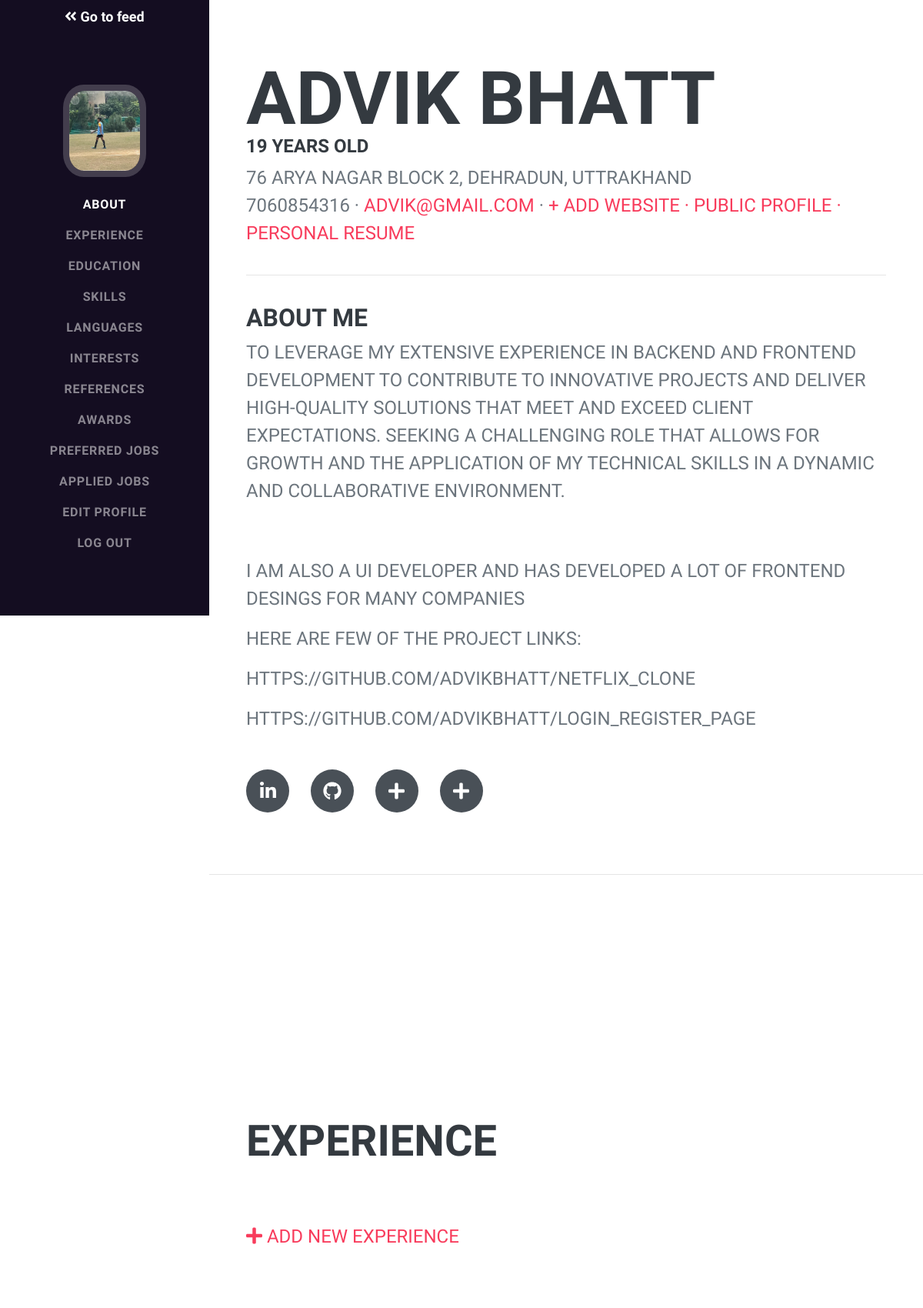
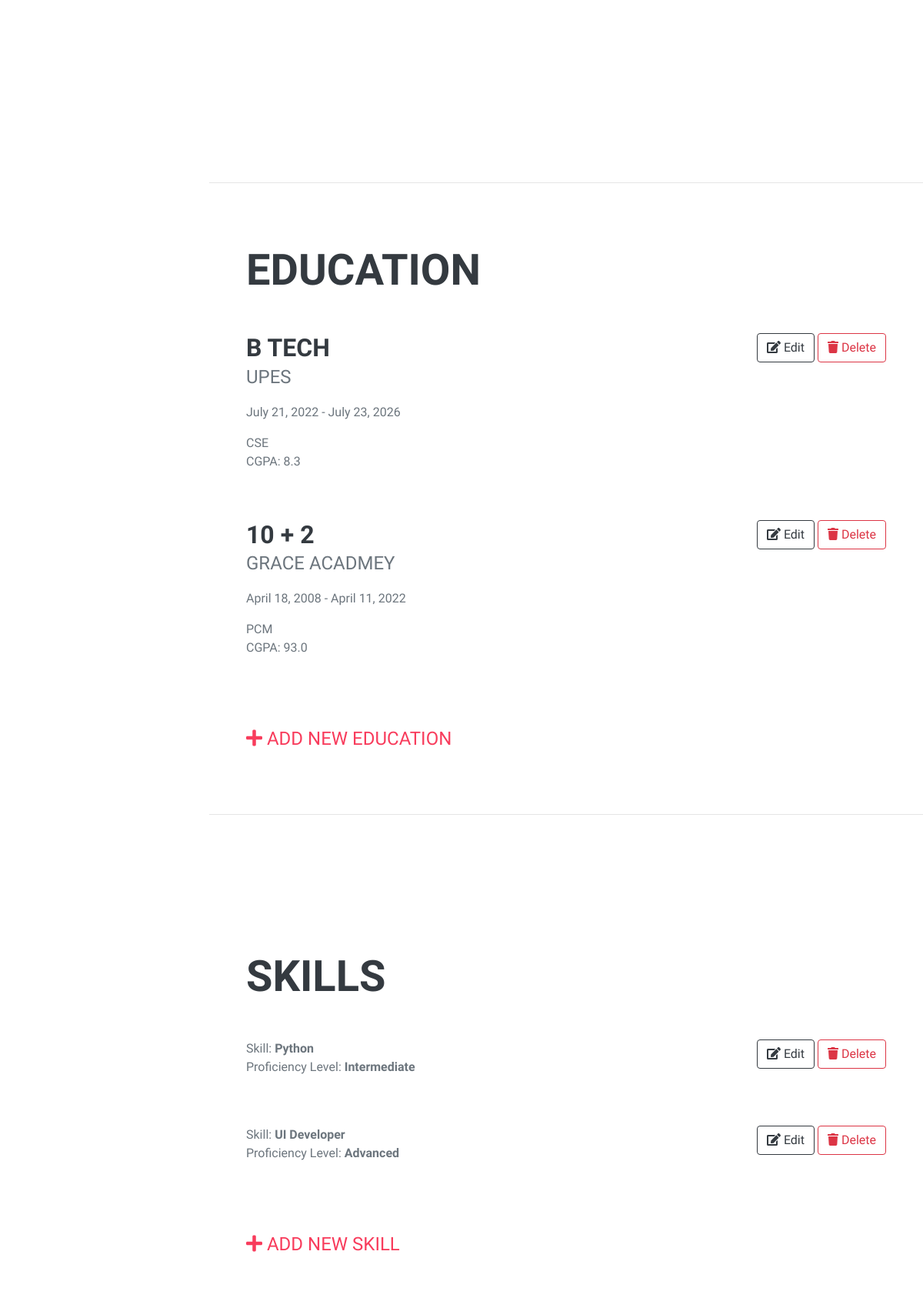
/applicant/applicant-profile/2/ (signed in, upper part), run on the app's committed database (2 pictures, top to bottom).
### user/models.py (models this page shows, shortened)
class User(AbstractBaseUser):
    email = models.EmailField(max_length=255, unique=True)
    name = models.CharField(max_length=255)
    date_joined = models.DateTimeField(auto_now_add=True)
    is_applicant = models.BooleanField(default=False)
    is_company = models.BooleanField(default=False)
    is_active = models.BooleanField(default=True)
    is_staff = models.BooleanField(default=False)
    is_admin = models.BooleanField(default=False)
    USERNAME_FIELD = 'email'
    REQUIRED_FIELDS = ['name']  # Email & Password are required by default.
    objects = MyUserManager()

class ApplicantProfileModel(models.Model):
    GENDER_CHOICES = [
        ('Male', 'Male'),
        ('Female', 'Female'),
    ]
    user = models.OneToOneField(User, null=True, on_delete=models.CASCADE)
    image = models.ImageField(null=True, blank=True)
    bio = RichTextField(null=True, blank=True)
    address = models.TextField(max_length=255, null=True, blank=True)
    birth_date = models.DateField(null=True, blank=True)
    phone = models.CharField(max_length=255, null=True, blank=True)
    website = models.CharField(max_length=255, null=True, blank=True)
    gender = models.CharField(max_length=255, choices=GENDER_CHOICES, null=True, blank=True)
    interest = RichTextField(null=True, blank=True)
    linkedin = models.CharField(max_length=255, null=True, blank=True)
    github = models.CharField(max_length=255, null=True, blank=True)
    twitter = models.CharField(max_length=255, null=True, blank=True)
    facebook = models.CharField(max_length=255, null=True, blank=True)
    resume = models.FileField(null=True, blank=True)
    totalViewCount = models.IntegerField(null=True, blank=True, default=0)

class EducationModel(models.Model):
    user = models.ForeignKey(User, null=True, on_delete=models.CASCADE)
    school = models.CharField(max_length=255, null=True, blank=True)
    degree = models.CharField(max_length=255, null=True, blank=True)
    department = models.CharField(max_length=255, null=True, blank=True)
    started = models.DateField(null=True, blank=True)
    end = models.DateField(null=True, blank=True)
    cgpa = models.FloatField(max_length=255, null=True, blank=True)

class SkillSetModel(models.Model):
    SKILL_PROFICIENCY = [
        ('Beginner', 'Beginner'),
        ('Intermediate', 'Intermediate'),
        ('Advanced', 'Advanced'),
        ('Pro', 'Pro'),
    ]
    user = models.ForeignKey(User, null=True, on_delete=models.CASCADE)
    skill_title = models.CharField(max_length=255, null=True, blank=True)
    proficiency = models.CharField(max_length=255, choices=SKILL_PROFICIENCY, null=True, blank=True)

### user/decorators.py (the view)
        def wrapper_func(request, *args, **kwargs):
            if request.user.is_admin or request.user.is_applicant:
                return view_func(request, *args, **kwargs)
            else:
                return HttpResponse("You are not authorized to view this page")

### user/utils.py (called while the page is built)
def extractFirstName(name):
    first_name = name.split(' ')
    return first_name[0]

def calculate_age(born):
    today = date.today()
    return today.year - born.year - ((today.month, today.day) < (born.month, born.day))

### templates/user/applicant/applicant-profile.html (shortened to what this page needs)
<!DOCTYPE html>
{% load static %}
<html lang="en">
<head>
    <link href="{% static 'assets/applicant/css/styles.css' %}" rel="stylesheet"/>
</head>
<body id="page-top">
<nav class="navbar navbar-expand-lg navbar-dark bg-success fixed-top" id="sideNav">
    <a href="{% url 'applicant-feed' %}" style="font-size: large; color: white"><i
            class="fa fa-angle-double-left"></i><b> Go to feed</b></a>
    <a class="navbar-brand js-scroll-trigger" href="{% url 'applicant-edit-profile' %}">
        {% if user.applicantprofilemodel.image %}
        <span class="d-none d-lg-block">
            <img alt=""
                 class="img-fluid img-profile rounded-circle mx-auto mb-2"
                 src="{{request.user.applicantprofilemodel.image.url}}"/>
        </span>
        {% else %}
        <span class="d-none d-lg-block">
            <img alt=""
                 class="img-fluid img-profile rounded-circle mx-auto mb-2"
                 src="https://images.pexels.com/photos/771742/pexels-photo-771742.jpeg?auto=compress&cs=tinysrgb&w=1260&h=750&dpr=1"/>
        </span>
        {% endif %}
    </a>
    <div class="collapse navbar-collapse" id="navbarSupportedContent">
        <ul class="navbar-nav">
            <li class="nav-item"><a class="nav-link js-scroll-trigger" href="#about">About</a></li>
            <li class="nav-item"><a class="nav-link js-scroll-trigger" href="#experience">Experience</a></li>
            <li class="nav-item"><a class="nav-link js-scroll-trigger" href="#education">Education</a></li>
            <li class="nav-item"><a class="nav-link js-scroll-trigger" href="#skills">Skills</a></li>
            <li class="nav-item"><a class="nav-link js-scroll-trigger" href="#languages">Languages</a></li>
            <li class="nav-item"><a class="nav-link js-scroll-trigger" href="#interests">Interests</a></li>
            <li class="nav-item"><a class="nav-link js-scroll-trigger" href="#references">References</a></li>
            <li class="nav-item"><a class="nav-link js-scroll-trigger" href="#awards">Awards</a></li>
            <li class="nav-item"><a class="nav-link js-scroll-trigger" href="#Preferred_Jobs">Preferred Jobs</a></li>
            <li class="nav-item"><a class="nav-link js-scroll-trigger" href="#companyList">Applied Jobs</a></li>
            <li class="nav-item"><a class="nav-link js-scroll-trigger" href="{% url 'applicant-edit-profile' %}">Edit
                Profile</a></li>
            <li class="nav-item"><a class="nav-link js-scroll-trigger" href="{% url 'logout' %}">Log Out</a></li>
        </ul>
    </div>
</nav>
<div class="container-fluid p-0">
    <section class="resume-section" id="about">
        <div class="resume-section-content">
            <h1 class="mb-0">
                {{request.user.name}}
            </h1>
            {% if age is not None %}
            <h4>{{ age }} years old</h4>
            {% endif %}
            <div class="subheading mb-5">
                {% if user.applicantprofilemodel.address %}
                {{user.applicantprofilemodel.address}}
                {% else %}
                <a href="{% url 'applicant-edit-profile' %}">+ Add Address</a>
                {% endif %}
                <br>
                {% if user.applicantprofilemodel.phone %}
                {{user.applicantprofilemodel.phone}} ·
                {% else %}
                <a href="{% url 'applicant-add-phone' %}">+ Add Phone Number ·</a>
                {% endif %}
                {% if user.email %}
                <a href="mailto:{{request.user.email}}">{{user.email}}</a> ·
                {% else %}
                <a href="{% url 'applicant-edit-profile' %}">+ Add Email Address
                    ·</a>
                {% endif %}
                {% if user.applicantprofilemodel.website %}
                <a href="https://{{user.applicantprofilemodel.website}}" target="_blank">Portfolio</a> ·
                {% else %}
                <a href="{% url 'applicant-edit-profile' %}">+ Add Website ·</a>
                {% endif %}
                <a href="{% url 'applicant-public-profile' user.id %}"> Public Profile ·</a>
                <br/>
                {% if user.applicantprofilemodel.resume %}
                <a href="{% url 'pdf-view' %}" target="_blank">Personal Resume</a>
            {% else %}
                <a href="{% url 'applicant-add-resume' %}">+ Skill Test</a>
            {% endif %}
                <br><br>
                <hr class="m-0"/>
                <br>
                {% if user.applicantprofilemodel.bio %}
                <h3>About Me</h3>
                {{user.applicantprofilemodel.bio|safe}}
                {% else %}
                <a href="{% url 'applicant-edit-profile' %}">+ Add Bio</a>
                {% endif %}
            </div>
            <div class="social-icons">
                {% if user.applicantprofilemodel.linkedin %}
                <a class="social-icon" href="https://{{user.applicantprofilemodel.linkedin}}" target="_blank"><i
                        class="fab fa-linkedin-in"></i></a>
                {% else %}
                <a class="social-icon" href="{% url 'applicant-add-social' %}"><i class="fa fa-plus"></i></a>
                {% endif %}
                {% if user.applicantprofilemodel.github %}
                <a class="social-icon" href="https://{{user.applicantprofilemodel.github}}" target="_blank"><i
                        class="fab fa-github"></i></a>
                {% else %}
                <a class="social-icon" href="{% url 'applicant-add-social' %}"><i class="fa fa-plus"></i></a>
                {% endif %}
                {% if user.applicantprofilemodel.twitter %}
                <a class="social-icon" href="https://{{user.applicantprofilemodel.twitter}}" target="_blank"><i
                        class="fab fa-twitter"></i></a>
                {% else %}
                <a class="social-icon" href="{% url 'applicant-add-social' %}"><i class="fa fa-plus"></i></a>
                {% endif %}
                {% if user.applicantprofilemodel.facebook %}
                <a class="social-icon" href="https://{{user.applicantprofilemodel.facebook}}" target="_blank"><i
                        class="fab fa-facebook-f"></i></a>
                {% else %}
                <a class="social-icon" href="{% url 'applicant-add-social' %}"><i class="fa fa-plus"></i></a>
                {% endif %}
            </div>
        </div>
    </section>
    <hr class="m-0"/>
    <section class="resume-section" id="experience">
        <div class="resume-section-content">
            <h2 class="mb-5">Experience</h2>
            <br>
            <div class="subheading">
                <a href="{% url 'add-experience' %}"><i class="fa fa-plus"></i> Add New Experience</a>
            </div>
        </div>
    </section>
    <hr class="m-0"/>
    <section class="resume-section" id="education">
        <div class="resume-section-content">
            <h2 class="mb-5">Education</h2>
            {% for education in educations %}
            <div class="d-flex flex-column flex-md-row justify-content-between mb-5">
                <div class="flex-grow-1">
                    <h3 class="mb-0">{{education.degree}}</h3>
                    <div class="subheading mb-3">{{education.school}}</div>
                    <p>{{education.started}} - {% if education.end %}
                        {{education.end}}
                        {% else %}
                        Present
                        {% endif %} </p>
                    <div>{{education.department}}</div>
                    <p>CGPA: {{education.cgpa}}</p>
                </div>
                <div class="flex-shrink-0">
                    <a class="btn btn-outline-dark" href="{% url 'edit-education' education.id %}">
                        <i class="fa fa-edit"></i> Edit</a>
                    <a class="btn btn-outline-danger" href="{% url 'delete-education' education.id %}">
                        <i class="fa fa-trash"></i> Delete</a>
                </div>
            </div>
            {% endfor%}
            <br>
            <div class="subheading">
                <a href="{% url 'add-education' %}">
                    <i class="fa fa-plus"></i> Add New Education</a>
            </div>
        </div>
    </section>
    <hr class="m-0"/>
    <section class="resume-section" id="skills">
        <div class="resume-section-content">
            <h2 class="mb-5">Skills</h2>
            {% for skill in skill_set %}
            <div class="d-flex flex-column flex-md-row justify-content-between mb-5">
                <div class="flex-grow-1">
                    <div>Skill: <b>{{skill.skill_title}}</b></div>
                    <p>Proficiency Level: <b>{{skill.proficiency}}</b></p>
                </div>
                <div class="flex-shrink-0">
                    <a class="btn btn-outline-dark" href="{% url 'edit-skill' skill.id %}"><i class="fa fa-edit"></i>
                        Edit</a>
                    <a class="btn btn-outline-danger" href="{% url 'delete-skill' skill.id %}"><i
                            class="fa fa-trash"></i>
                        Delete</a>
                </div>
            </div>
            {% endfor%}
            <br>
            <div class="subheading mb-5">
                <a href="{% url 'add-skill' %}"><i class="fa fa-plus"></i> Add New Skill</a>
            </div>
        </div>
    </section>
</div>
</body>
</html>

### data on the page
User: user.applicantprofilemodel.image (picture), user.name "ADVIK BHATT", applicantprofilemodel.address "76 ARYA NAGAR BLOCK 2, DEHRADUN, UTTRAKHAND", applicantprofilemodel.phone "7060854316", email "ADVIK@GMAIL.COM", applicantprofilemodel.bio "TO LEVERAGE MY EXTENSIVE EXPERIENCE IN BACKEND AND FRONTEND DEVELOPMENT TO CONTRIBUTE TO INNOVATIVE PROJECTS AND DELIVER HIGH-QUALITY SOLUTIONS THAT MEET AND EXCEED CLIENT EXPECTATIONS. SEEKING A CHALLENGING ROLE THAT ALLOWS FOR GROWTH AND THE APPLICATION OF MY TECHNICAL SKILLS IN A DYNAMIC AND COLLABORATIVE ENVIRONMENT. I AM ALSO A UI DEVELOPER AND HAS DEVELOPED A LOT OF FRONTEND DESINGS FOR MANY COMPANIES HERE ARE FEW OF THE PROJECT LINKS: HTTPS://GITHUB.COM/ADVIKBHATT/NETFLIX_CLONE HTTPS://GITHUB.COM/ADVIKBHATT/LOGIN_REGISTER_PAGE"
EducationModel: degree "B TECH", school "UPES", started "July 21, 2022", end "July 23, 2026", department "CSE", cgpa "8.3"
EducationModel: degree "10 + 2", school "GRACE ACADMEY", started "April 18, 2008", end "April 11, 2022", department "PCM", cgpa "93.0"
SkillSetModel: skill_title "Python", proficiency "Intermediate"
SkillSetModel: skill_title "UI Developer", proficiency "Advanced"

### other printed values
{{ age }} "19"
